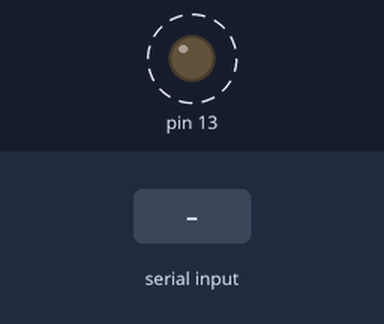
Simulated run of this sketch. Board: Arduino Uno, built with avr-gcc and run on an emulated ATmega328P. Shown: output pins drawn as LEDs (lit = HIGH). Dashed ring = blinking. The inputs (shaded band) are chosen by the test bench. What the sketch prints to the serial monitor is not drawn.

Above: at 1.4 s.
1.5 s: "+\n" received over Serial
4.5 s: byte 45 ('-') received over Serial
7.5 s: byte 114 ('r') received over Serial
10.5 s: byte 115 ('s') received over Serial
Timing chart, 0 to 14.5 s (numbered marks = the images above; inputs shaded):
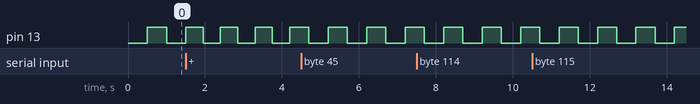

Measured:
- by itself, pin 13: alternates HIGH for 0.50 s and LOW for 0.50 s

The sketch:

led_configurable.ino
```cpp
// Ex02 - 1Hz LED 闪烁（可配置版本）
// 支持通过串口调整闪烁频率

volatile unsigned long frequency = 1000;  // 闪烁周期（毫秒）
unsigned long previousMillis = 0;
unsigned long halfInterval = 500;  // 频率的一半
int ledState = LOW;

void setup() {
  Serial.begin(9600);
  pinMode(13, OUTPUT);
  digitalWrite(13, LOW);

  Serial.println("\n========================================");
  Serial.println("Ex02: Configurable 1Hz LED Blink");
  Serial.println("========================================");
  Serial.println("Current Frequency: 1Hz (1000ms period)");
  Serial.println("Commands:");
  Serial.println("  + : Increase frequency");
  Serial.println("  - : Decrease frequency");
  Serial.println("  r : Reset to 1Hz");
  Serial.println("  s : Show current status");
  Serial.println("========================================\n");
}

void loop() {
  unsigned long currentMillis = millis();

  // LED 闪烁逻辑
  if (currentMillis - previousMillis >= halfInterval) {
    previousMillis = currentMillis;
    ledState = (ledState == LOW) ? HIGH : LOW;
    digitalWrite(13, ledState);

    // 输出状态
    Serial.print("[");
    Serial.print(currentMillis);
    Serial.print("ms] LED: ");
    Serial.print(ledState == HIGH ? "ON " : "OFF");
    Serial.print(" | Freq: ");
    Serial.print(1000 / frequency);
    Serial.print("Hz | Period: ");
    Serial.print(frequency);
    Serial.println("ms");
  }

  // 串口命令处理
  if (Serial.available()) {
    char command = Serial.read();

    switch (command) {
      case '+':
      case 'a':  // Add
        if (frequency > 100) {
          frequency -= 100;  // 缩短周期 = 增加频率
          halfInterval = frequency / 2;
          Serial.print("Frequency increased to ");
          Serial.print(1000.0 / frequency);
          Serial.println("Hz");
        } else {
          Serial.println("Frequency already at maximum!");
        }
        break;

      case '-':
      case 'd':  // Decrease
        if (frequency < 5000) {
          frequency += 100;  // 延长周期 = 降低频率
          halfInterval = frequency / 2;
          Serial.print("Frequency decreased to ");
          Serial.print(1000.0 / frequency);
          Serial.println("Hz");
        } else {
          Serial.println("Frequency already at minimum!");
        }
        break;

      case 'r':  // Reset
        frequency = 1000;
        halfInterval = 500;
        Serial.println("Reset to 1Hz");
        break;

      case 's':  // Show status
        Serial.println("\n--- Current Status ---");
        Serial.print("Frequency: ");
        Serial.print(1000.0 / frequency);
        Serial.println("Hz");
        Serial.print("Period: ");
        Serial.print(frequency);
        Serial.println("ms");
        Serial.print("Current time: ");
        Serial.print(millis());
        Serial.println("ms");
        Serial.print("LED State: ");
        Serial.println(ledState == HIGH ? "ON" : "OFF");
        Serial.println("---\n");
        break;

      case '\n':
      case '\r':
        // 忽略换行符
        break;

      default:
        if (command >= 32 && command <= 126) {  // 可打印字符
          Serial.println("Unknown command!");
        }
        break;
    }
  }
}
```
